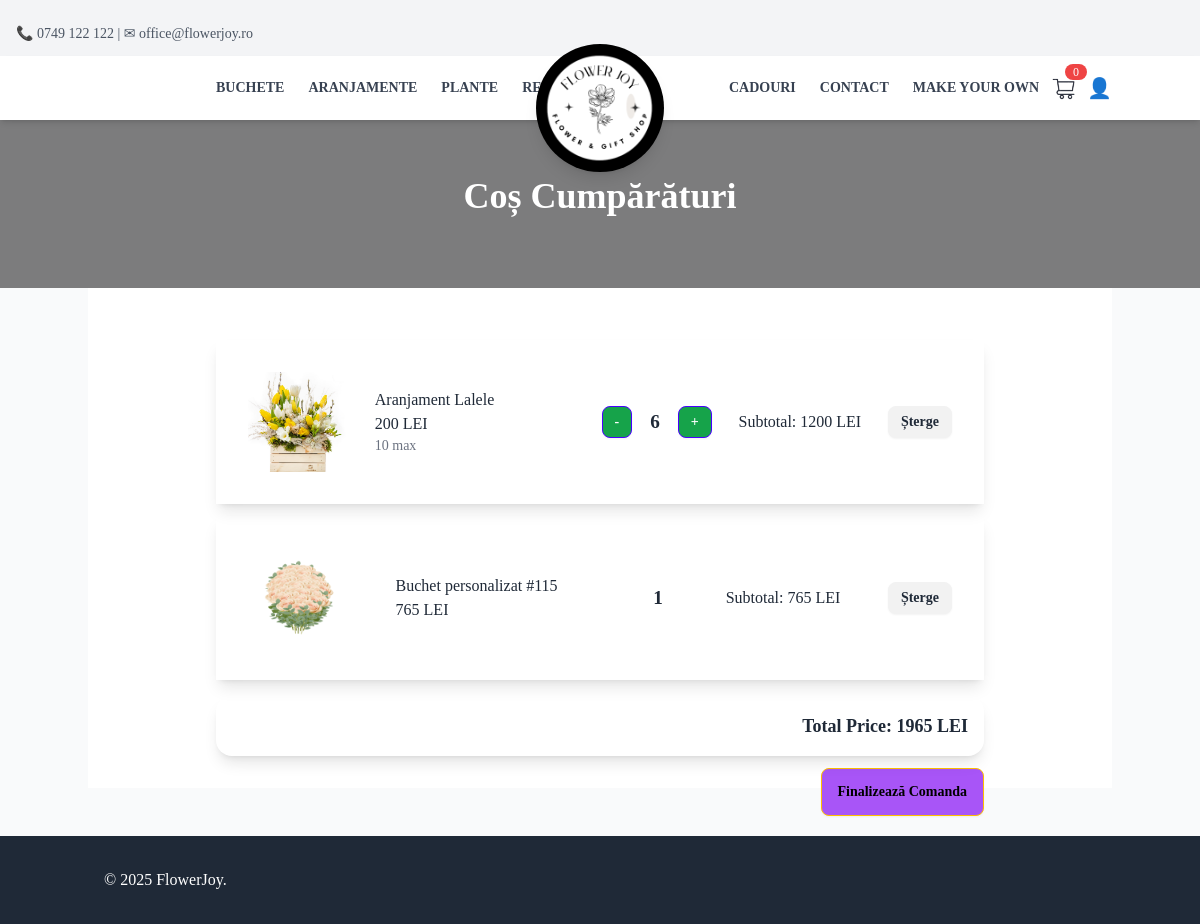
Before: /cart/ with the older database file.
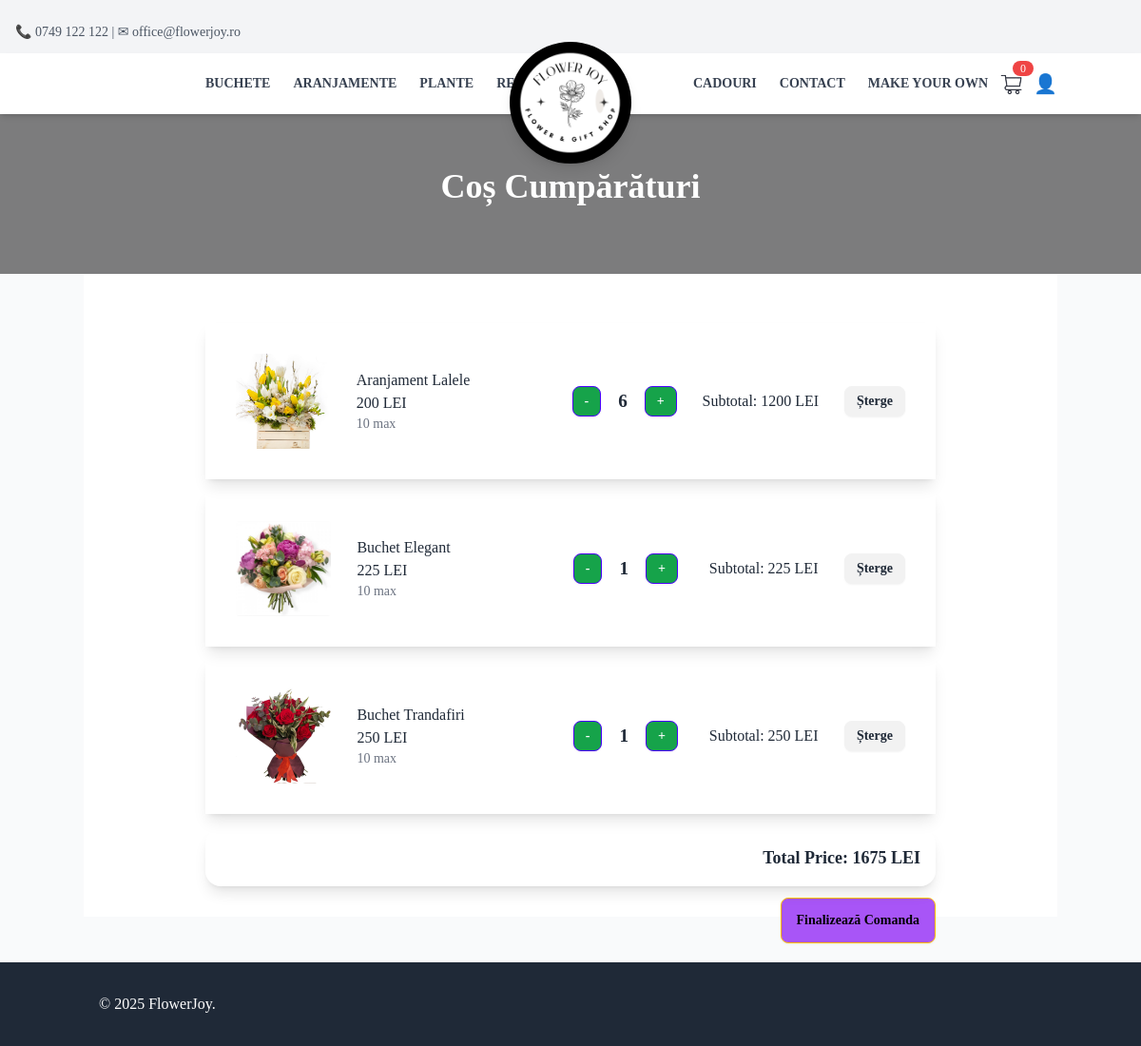
After: the same page with the newer database file.
### App/models.py (models this page shows, shortened)
class CartItem(models.Model):
    user = models.ForeignKey(User, on_delete=models.CASCADE, null=True, blank=True)
    session_id = models.CharField(max_length=255, null=True, blank=True) #pentru guests
    product = models.ForeignKey(Product, on_delete=models.CASCADE)
    quantity = models.PositiveIntegerField(default=1)
    reserved_until = models.DateTimeField(null=True, blank=True)
    def total_price(self):
        return self.product.price * self.quantity

class Product(models.Model):
    name = models.CharField(max_length=100, null=False, blank=False)
    description = RichTextField()
    category = models.CharField(
        max_length=100,
        choices=[
            ("buchete", "buchete"),
            ("plante", "plante"),
            ("aranjamente", "aranjamente"),
            ("Accessories", "Accessories"),
            ("Gifts", "Gifts"),
            ("CustomBouquet", "CustomBouquet"),
        ],
        default="General"
    )
    price = models.DecimalField(max_digits=10, decimal_places=0, null=False, blank=False)
    image = models.ImageField(upload_to="Pictures/", null=False, blank=False)
    created_at = models.DateTimeField(auto_now_add=True, null=False, blank=False)
    stock = models.PositiveIntegerField(default=0)
    is_custom = models.BooleanField(default=False)
    in_store = models.BooleanField(default=False)
    auction_manual = models.BooleanField(default=False)
    auction_start_time = models.DateTimeField(null=True, blank=True)
    auction_floor_price = models.DecimalField(max_digits=10, decimal_places=2, default=10)
    auction_interval_minutes = models.PositiveIntegerField(default=60)
    auction_drop_amount = models.DecimalField(max_digits=6, decimal_places=2, default=5)
    before_auction_price = models.DecimalField(max_digits=10, decimal_places=2, null=False, blank=False, default=0.00)
    bid_submited = models.BooleanField(default=False)
    number_of_purcheses = models.PositiveIntegerField(default=0)

### App/views.py (the view)
# urls.py: path('cart/', cart_view, name='cart'),
def cart_view(request):
    if request.user.is_authenticated:
        base_qs = CartItem.objects.filter(user=request.user)
    else:
        session_id = request.session.session_key
        if not session_id:
            request.session.create()
            session_id = request.session.session_key
        base_qs = CartItem.objects.filter(session_id=session_id)
    expired = base_qs.filter(reserved_until__isnull=False, reserved_until__lte=timezone.now())
    if expired.exists():
        for item in expired:
            remove_from_cart(request, item.product_id)
        expired.delete()
    cart_items = base_qs
    total_price = sum(item.total_price() for item in cart_items)
    context = {
        'cart_items': cart_items,
        'total_price': total_price
    }
    return render(request, 'cart.html', context)

### App/templates/partials/cart.html (shortened to what this page needs)
{% extends 'base.html' %}
{% block content %}
<section class="relative w-full h-72 bg-cover bg-center" style="background-image: url('/static/bannerCart.jpg');">
    <div class="container mx-auto px-4 py-16 relative z-10 text-white">
        <h1 class="text-4xl font-bold text-center mt-28">Coș Cumpărături</h1>
    </div>
</section>
<div class="container mx-auto px-4 py-8 bg-white">
    {% if cart_items %}
    <div class="container mt-5 max-w-3xl mx-auto">
    {% for cart_item in cart_items %}
        <div id="cart-item-{{ cart_item.id }}" >
            {% include 'partials/cart_item.html' with cart_item=cart_item %}
        </div>
        {% endfor %}
        <div id="total-price-container" class="card shadow-lg p-4 mt-4 text-right">
            <p class="text-lg font-semibold">Total Price: <span id="total-price">{{ total_price }}</span> LEI</p>
        </div>
        <a href=" {% url 'checkout' %} " class="btn bg-purple-500 btn-warning b-sm mt-3 mb-5 float-right">Finalizează Comanda</a>
    {% endif %}
    </div>
</div>
{% endblock %}

### App/templates/base.html (shortened to what this page needs)
{% load static %}
<!DOCTYPE html>
<html lang="en">
<head>
    <link href="{% static 'output.css' %}" rel="stylesheet">
    <script src="https://cdn.tailwindcss.com"></script>
    <link href="https://cdn.jsdelivr.net/npm/daisyui@4.10.2/dist/full.css" rel="stylesheet" type="text/css" />
</head>
<body class="bg-gray-50 dark:bg-base-100 font-serif min-h-screen flex flex-col transition-colors duration-300">
    {% include 'partials/navbar.html' %}
    <main class="flex-grow h-full">
        {% block content %}
        {% endblock %}
    </main>
    <footer class="bg-gray-800 text-white py-8">
        <div class="container mx-auto px-4 flex justify-between">
            <p>&copy; 2025 FlowerJoy.</p>
            <div>
            </div>
        </div>
    </footer>
</body>

### App/templates/partials/navbar.html (shortened to what this page needs)
<div id="top-bar" class="bg-gray-100 text-gray-600 text-sm py-6 px-4 flex justify-between items-center fixed top-0 left-0 w-full z-30 transition-all duration-300 ease-in-out">
    <div>📞 0749 122 122 | ✉ office@flowerjoy.ro</div>
</div>
 <nav id="main-navbar" class="bg-white shadow-md fixed top-0 left-0 w-full z-40 transition-all duration-300 ease-in-out mt-14">
    <div class="container mx-auto flex justify-between items-center py-4 px-32 pr-0">
        <div class="hidden md:flex gap-6 uppercase text-sm font-semibold text-gray-700">
            <a href="{% url 'products_by_category' category='buchete' %}" class="hover:text-gray-900">Buchete</a>
            <a href="{% url 'products_by_category' category='aranjamente' %}" class="hover:text-gray-900">Aranjamente</a>
            <a href="{% url 'products_by_category' category='plante' %}" class="hover:text-gray-900">Plante</a>
            <a href="/auction/" class="hover:text-gray-900">Reduceri</a>
        </div>
        <div id="logo" class="absolute left-1/2 transform -translate-x-1/2 top-4 z-50 transition-all duration-300 ease-in-out -translate-y-7">
            <a href="/" class=" w-32 h-32 bg-black rounded-full flex items-center justify-center shadow-lg">
                <img src="/static/Logo.png" alt="Flower Shop Logo" class="w-28 h-28 rounded-full object-cover transition-all duration-300 ease-in-out" id="logo-img">
            </a>
        </div>
        <div class="flex items-center">
            <div class="hidden md:flex gap-6 uppercase text-sm font-semibold text-gray-700">
                <a href="{% url 'products_by_category' category='Gifts' %}" class="hover:text-gray-900">Cadouri</a>
                <a href="{% url 'contact' %}" class="hover:text-gray-900">Contact</a>
                <a href="{% url 'custom_bouquet_builder' %}" class="hover:text-gray-900">Make your own</a>
            </div>
            <div class="flex items-center space-x-4 ml-2">
                <a href="/cart/" id="cart-btn" class="relative">
                    <img src="/static/cartIcon1.png" class="w-8 h-8">
                    {% include "partials/cart_count.html" with cart_count=cart_items.count %}
                </a>
            </div>
            <div class="flex items-center space-x-4 ml-2">
                {% if user.is_authenticated %}
                    <button type="button" class="text-xl hover:text-gray-700" hx-get="{% url 'logout_confirm' %}" hx-target="#modal-root" hx-swap="innerHTML" aria-label="Logout">
                        <img src="/static/logout.png" class="h-7" alt="Logout">
                    </button>
                    <span class="text-gray-700 text-sm"> <a href="{% url 'profile' %}">{{ user.username }}</a></span>
                {% else %}
                    <a href="/login_page/" class="text-xl hover:text-gray-700"> 👤 </a>
                {% endif %}
            </div>
        </div>
    </div>
</nav>

### App/templates/partials/cart_count.html (shortened to what this page needs)
<span id="cart-count" class="absolute -top-2 -right-2 bg-red-500 text-white text-xs px-2 rounded-full"
    hx-swap-oob="true">
</span>

### App/templates/partials/cart_item.html (shortened to what this page needs)
<div id="cart-item-{{ cart_item.id }}" class="card-body mb-3 shadow-lg">
    <div class="flex justify-between items-center">
        <div class="center">
            {% if not cart_item.product.is_custom %}
            <a href="{% url 'product_detail' pk=cart_item.product.id %}">
            {% endif %}
                <img src="{{ cart_item.product.image.url }}" class="img-fluid rounded" alt="{{ cart_item.product.name }}" style="width: 100px; height: 100px; object-fit: cover;">
            {% if not cart_item.product.is_custom %}
            </a>
            {% endif %}
        </div>
        <div class="center" style="flex: 1; max-width: 200px; text-align: left; padding-right: 10px;">
            <p class="card-text font-medium truncate" style="margin: 0;">{{ cart_item.product.name }}</p>
            <p class="card-text font-medium" style="margin: 0;">{{ cart_item.product.price }} LEI</p>
             {% if cart_item.product.category not in 'CustomBouquet' %}
                {% if cart_item.product.category not in 'buchete,aranjamente' %}
                    <p class="card-text text-sm text-gray-500" style="margin: 0;">Stoc: {{ cart_item.product.stock }}</p>
                {% else %}
                    {% if not cart_item.product.bid_submited %}
                        <p class="card-text text-sm text-gray-500" style="margin: 0;">10 max</p>
                    {% else %}
                        <p class="card-text text-sm text-gray-500" style="margin: 0;">Buchetul va fi disponibil pana la {{ cart_item.reserved_until }}</p>
                    {% endif %}
                {% endif %}
             {% endif %}
        </div>
        <div class="flex items-center space-x-2">
            {% if not cart_item.product.bid_submited and not cart_item.product.is_custom %}
            <a
                href="{% url 'decrement_quantity' cart_item.product.id %}"
                hx-get="{% url 'decrement_quantity' cart_item.product.id %}"
                hx-target="#cart-item-{{ cart_item.id }}"
                hx-swap="outerHTML"
                hx-trigger="click"
                class="btn btn-primary btn-sm center bg-green-600 text-white"
            >
                -
            </a>
            {%endif %}
            <div class="center" style="padding: 0 10px; text-align: center;">
                <p class="card-text font-bold text-lg" style="margin: 0; font-size: 1.2rem;">{{ cart_item.quantity }}</p>
            </div>
            {% if not cart_item.product.bid_submited and not cart_item.product.is_custom %}
            <a
                href="{% url 'increment_quantity' cart_item.product.id %}"
                hx-get="{% url 'increment_quantity' cart_item.product.id %}"
                hx-target="#cart-item-{{ cart_item.id }}"
                hx-swap="outerHTML"
                hx-trigger="click"
                class="btn btn-primary btn-sm center bg-green-600 text-white
                {% if cart_item.product.category in 'buchete,aranjamente' %}
                {% else %}
                    {% if cart_item.quantity >= cart_item.product.stock %}opacity-50 cursor-not-allowed pointer-events-none{% endif %}
                {% endif %}"
            >
                +
            </a>
            {%endif %}
        </div>
        <div class="center" style="min-width: 120px; text-align: right;">
            <p class="card-text">Subtotal: {{ cart_item.total_price }} LEI </p>
        </div>
        <div class="center">
            <a href="{% url 'remove_from_cart' product_id=cart_item.product.id %}"
               class="btn btn-danger btn-sm"
               hx-get="{% url 'remove_from_cart' product_id=cart_item.product.id %}"
               hx-target="#cart-item-{{ cart_item.id }}"
               hx-swap="outerHTML">Șterge</a>
        </div>
    </div>
</div>

Changed rows visible on the page:
removed CartItem: product.image (picture), product.name "Buchet personalizat #115", product.price "765", quantity "1", total_price "765"
added CartItem: product.image (picture), product.name "Buchet Elegant", product.price "225", shows "10 max", quantity "1", total_price "225"
added CartItem: product.image (picture), product.name "Buchet Trandafiri", product.price "250", shows "10 max", quantity "1", total_price "250"
Other visible differences:
{{ total_price }}: "1965" → "1675"
